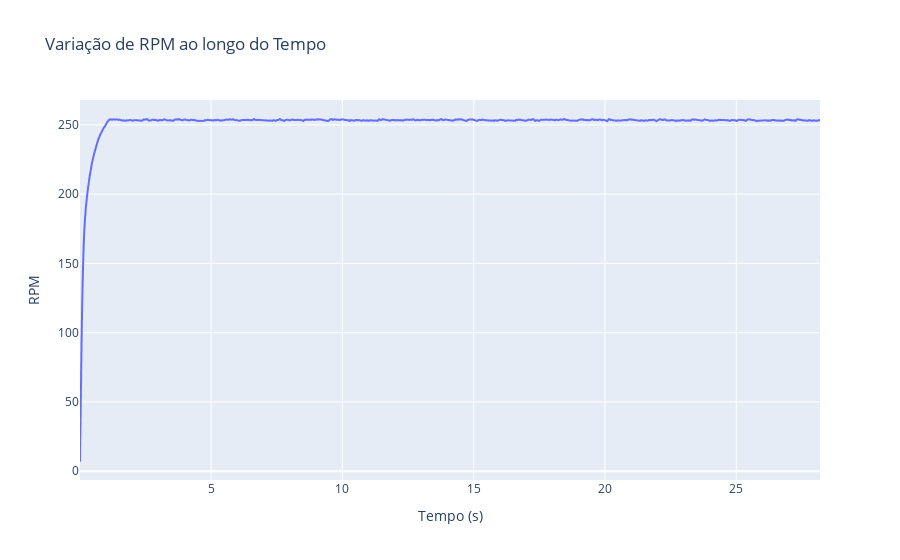

Notebook code for this chart:
### Code cell
fig = px.line(dados, x='Tempo (s)', y='RPM', title='Variação de RPM ao longo do Tempo')
fig.update_xaxes(title='Tempo (s)')
fig.update_yaxes(title='RPM')
fig.show()

### Figure 1 — Plotly figure (JSON) as saved in the notebook; plotly's stock layout.template omitted (floating-point values rounded to 4 significant figures; data arrays with more than 128 entries replaced by an {"elided": "..."} marker saying what was removed)
{"data": [{"hovertemplate": "Tempo (s)=%{x}<br>RPM=%{y}<extra></extra>", "legendgroup": "", "line": {"color": "#636efa", "dash": "solid"}, "marker": {"symbol": "circle"}, "mode": "lines", "name": "", "showlegend": false, "type": "scattergl", "x": {"elided": "2520 float values"}, "xaxis": "x", "y": {"elided": "2520 float values"}, "yaxis": "y"}], "layout": {"legend": {"tracegroupgap": 0}, "title": {"text": "Variação de RPM ao longo do Tempo"}, "xaxis": {"anchor": "y", "domain": [0, 1], "title": {"text": "Tempo (s)"}}, "yaxis": {"anchor": "x", "domain": [0, 1], "title": {"text": "RPM"}}}}
